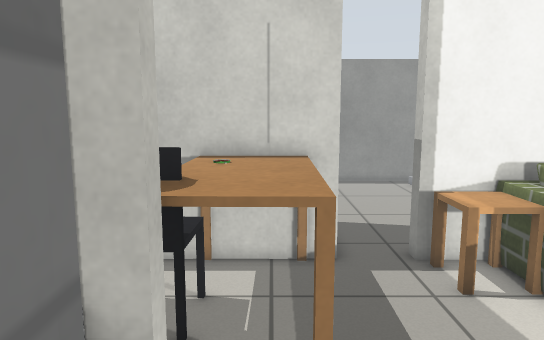
[1] (above)

17 first-person views from a walk through a world built for the Gazebo simulator. The camera is 1.1 m above the floor, tilts 8° down and sees 70° across. The floor is counted in squares, 0.25 m on a side. Each view is taken from the middle of a square. On the plan, view 1 faces up. The plan holds only what a view shows up to about 20 squares ahead; the rest is blank. The place goes on beyond the plan. The robots in the file are not drawn. Gazebo's built-in surfaces are drawn with simple patterns. Some stock models are drawn as simple stand-ins. Some surface patterns are stand-ins.

[2]
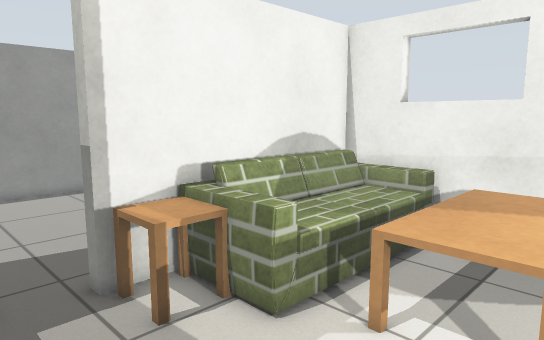

[3]
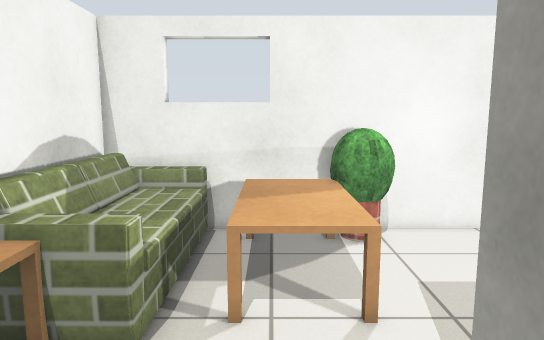

[4]
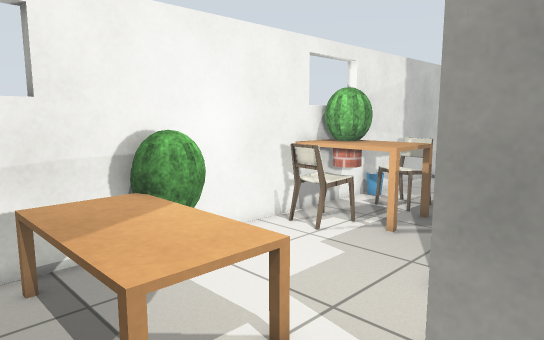

[5]
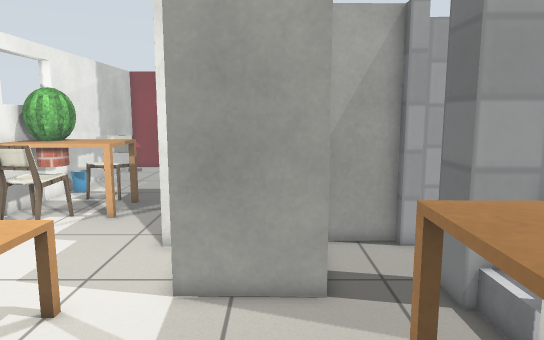

[6]
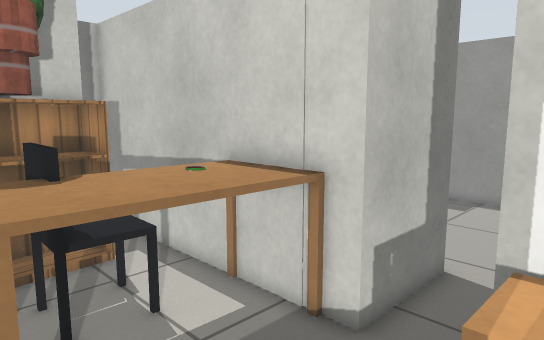

[7]
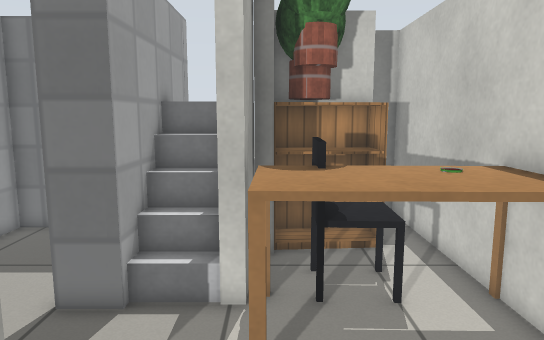

[8]
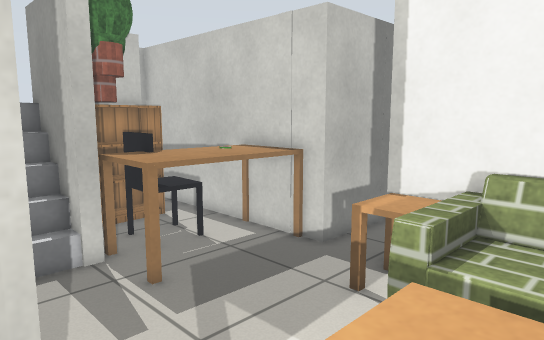

[9]
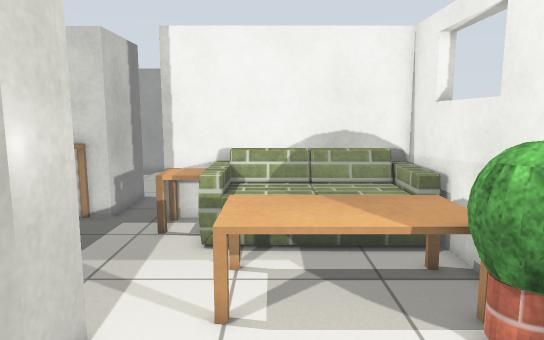

[10]
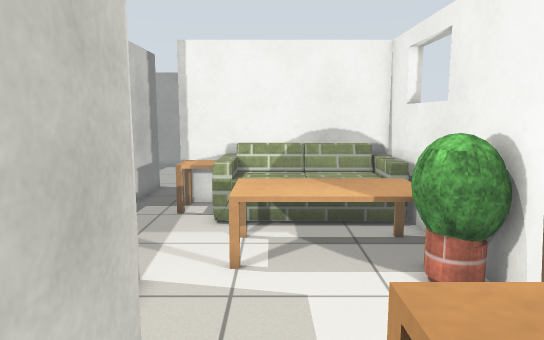

[11]
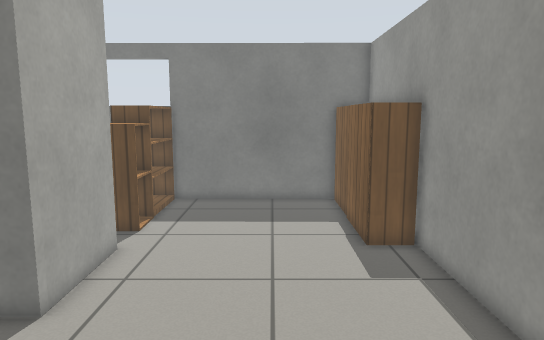

[12]
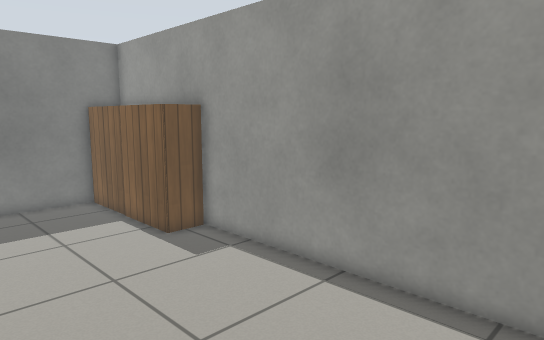

[13]
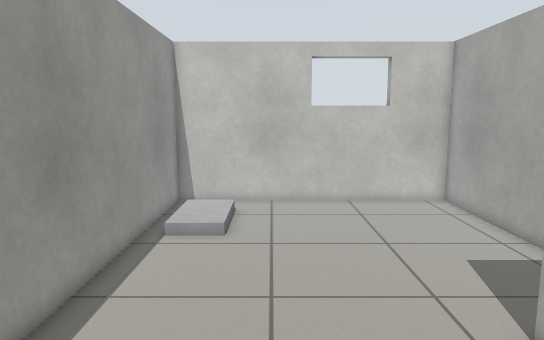

[14]
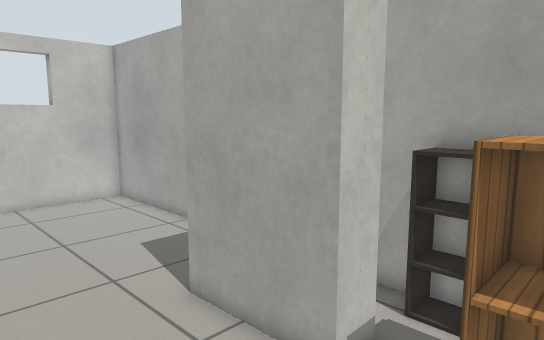

[15]
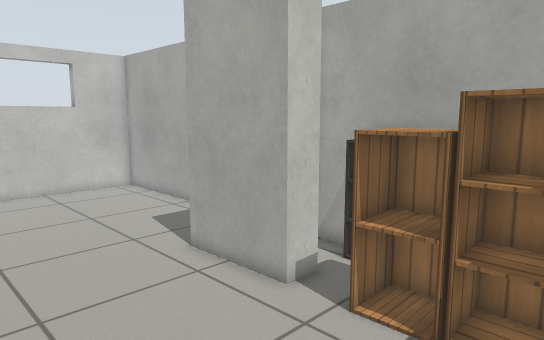

[16]
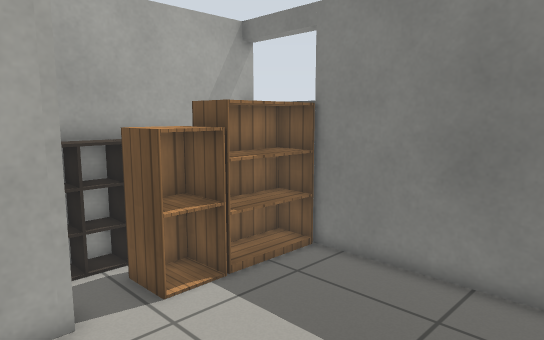

[17]
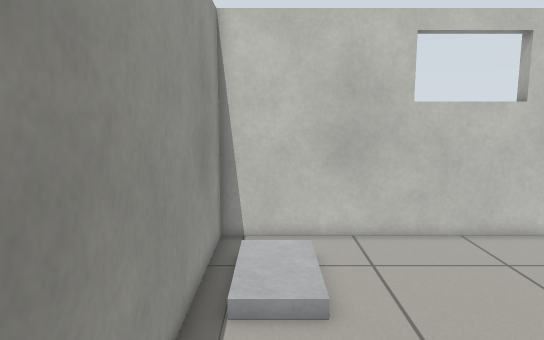

### Floor plan
Points are (right, up) in squares from view 1. A wall is a line through its corners. A room is listed if a view was taken in it or the views show most of it. See-through windows are left out.
Room 1 (views 1, 2)
walls: (-1.4, 2.6) (-1.4, 1); (-0.4, -2.3) (1, -2.2)
ways out: opening at (0.5, 1.5) to room 2; opening at (-1.5, -0.5)
Room 2 (views 3, 4, 5, 6, 7, 8, 9, 10)
walls: (1.6, 2) (5.4, 2) (5.4, 0.1); (6.7, -1.6) (6.7, -5); (14.8, 2.4) (14.8, 11.4) (4.4, 11.4) (4.4, 12.1); (2, 12.4) (2, 11.4) (-10.3, 11.4); (-5, 6.1) (-4.9, 5.5); (-5.4, 5.4) (-1.6, 5.4) (-1.6, 4.8) (-5.4, 4.8); (-7.1, 7.5) (-7.1, 6); (-7.6, 2.6) (-6.4, 2.6); (14.8, -8.5) (14.8, 0.6)
ways out: opening at (0.5, 1.5) to room 1; opening at (3.5, 12) to room 3
objects: bookshelf (-7, 8) to (-6, 10); stairs (-6, 3) to (-2, 5); plant (-6, 7) to (-5, 8); office chair (-4, 7) to (-2, 9); table (-2, 6) to (1, 11); other object (-1, 10); side table (5, 9) to (7, 11); sofa (7, 7) to (14, 11); table (8, 3) to (14, 6); table (10, -8) to (14, -5); chair (12, -5) to (14, -4); plant (13, -8) to (14, -7); plant (13, 1) to (14, 3); plant (14, 1) to (15, 3)
Room 3 (views 11, 12, 13, 14, 15, 16, 17)
walls: (-2.4, 14.5) (-2.4, 15.9) (2, 15.9) (2, 12.4); (7.4, 12.1) (14.8, 12.2) (14.8, 25.9) (-10.2, 26) (-10.3, 16.4); (-10.9, 12.1) (-0.4, 12.1)
low walls: (-4.9, 13.2) (-2.2, 13.2)
ways out: opening at (3.5, 12) to room 2
objects: bookshelf (-10, 14) to (-7, 16); bookshelf (-10, 24) to (-7, 25); cabinet (-6, 14) to (-4, 16); bookshelf (-6, 24) to (-3, 25)

Where each view was taken, in squares from view 1:
view 1: 0 up, 0 right, facing up
view 2: 2 up, 1 right, facing up-right
view 3: 5 up, 0 right, facing right
view 4: 8 up, 3 right, facing down-right
view 5: 11 up, 3 right, facing down
view 6: 5 up, 6 right, facing up-left
view 7: 6 up, 7 right, facing left
view 8: 1 up, 10 right, facing up-left
view 9: 5 down, 9 right, facing up
view 10: 8 down, 9 right, facing up
view 11: 21 up, 10 right, facing left
view 12: 17 up, 10 right, facing up-left
view 13: 21 up, 5 left, facing right
view 14: 21 up, 6 left, facing down-right
view 15: 23 up, 9 left, facing down-right
view 16: 24 up, 0 right, facing down-left
view 17: 24 up, 1 right, facing right
